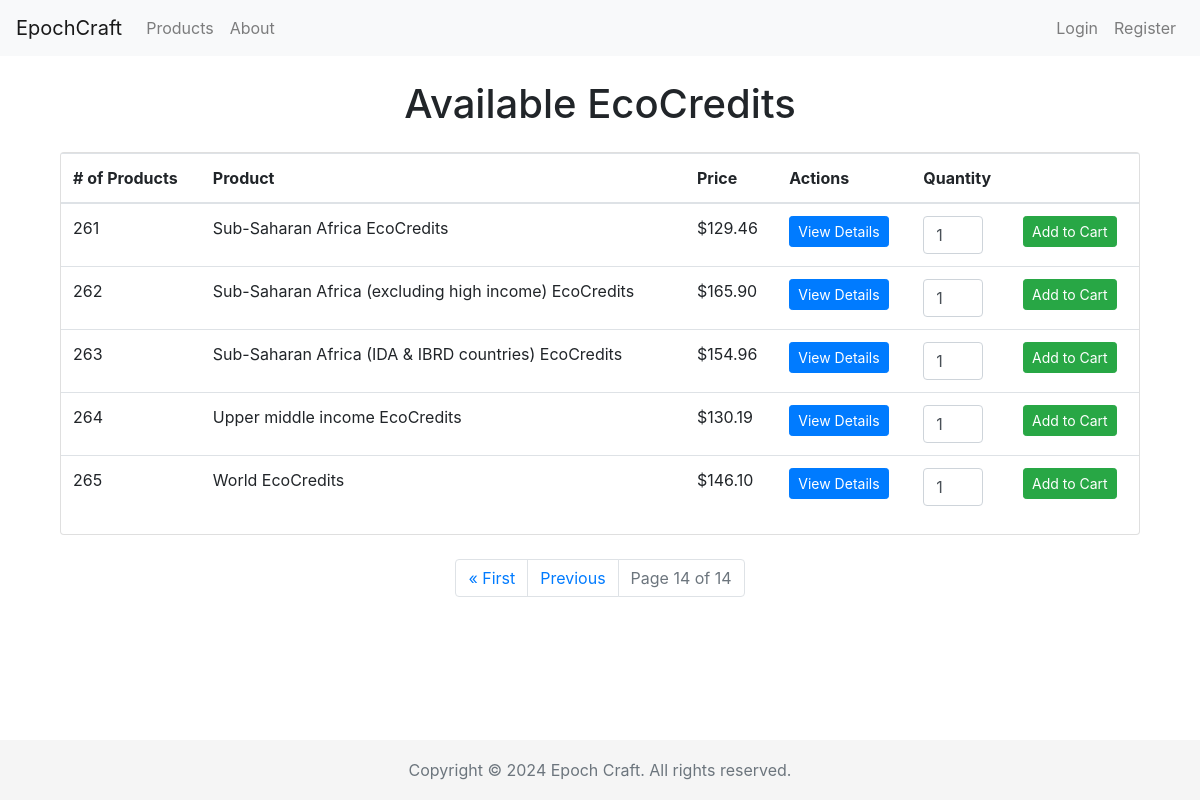
Page /products/?page=14 on the committed database.
### cc_shop/models.py (models this page shows, shortened)
class Product(models.Model):
    country = models.ForeignKey(Country, on_delete=models.CASCADE, related_name='products')
    description = models.TextField()
    price = models.DecimalField(max_digits=10, decimal_places=2)
    type = models.CharField(max_length=50)   # Types could be like "Carbon Offset", "Renewable Energy Credit", etc

class Country(models.Model):
    country_code = models.CharField(max_length=3, primary_key=True)
    country_name = models.CharField(max_length=100)
    def __str__(self):
        return self.country_name

### cc_shop/views.py (the view)
# urls.py: path('products/', views.list_products, name='list_products'),
def list_products(request):
    query = request.GET.get('query', '').lower()
    if query:
        if 'ecocredits' in query:
            products = Product.objects.all().order_by('id')
        else:
            products = Product.objects.filter(country__country_name__icontains=query).order_by('id')  # Added ordering
    else:
        products = Product.objects.all().order_by('id')
    paginator = Paginator(products, 20)   # Show 20 products per page
    page_number = request.GET.get('page')
    try:
        products_page_obj = paginator.page(page_number)
    except PageNotAnInteger:
        products_page_obj = paginator.page(1)
    except EmptyPage:
        products_page_obj = paginator.page(paginator.num_pages)
    start_index = (products_page_obj.number - 1) * paginator.per_page + 1
    return render(request, 'list_products.html', {'products_page_obj': products_page_obj, 'start_index': start_index})

### cc_shop/templates/list_products.html (shortened to what this page needs)
{% extends 'base.html' %}
{% block content %}
<div class="container mt-4">
    <h1 class="text-center mb-4">Available EcoCredits</h1>
    <div class="card">
        <table class="table table-hover">
            <thead>
                <tr>
                    <th># of Products</th>
                    <th>Product</th>
                    <th>Price</th>
                    <th>Actions</th>
                    <th>Quantity</th>
                    <th></th>
                </tr>
            </thead>
            <tbody>
                {% for product in products_page_obj %}
                <tr>
                    <td>{{ start_index|add:forloop.counter0 }}</td>
                    <td>{{ product.country }} EcoCredits</td>
                    <td>${{ product.price }}</td>
                    <td><a href="{% url 'product_detail' product.id %}" class="btn btn-primary btn-sm" id="view-button">View Details</a></td>
                    <td>
                        <input type="number" name="quantity" value="1" min="1" max="99" class="form-control" style="width: 60px;">
                    </td>
                    <td>
                        <form action="{% url 'add_to_cart' product.id %}" method="post" class="d-inline">
                            <button type="submit" class="btn btn-success btn-sm">Add to Cart</button>
                        </form>
                    </td>
                </tr>
                {% empty %}
                <tr><td colspan="4">No products found.</td></tr>
                {% endfor %}
            </tbody>
        </table>
    </div>
    <div class="row justify-content-center mt-4">
        <nav aria-label="Page navigation">
            <ul class="pagination">
                {% if products_page_obj.has_previous %}
                    <li class="page-item"><a class="page-link" href="?page=1">&laquo; First</a></li>
                    <li class="page-item"><a class="page-link" href="?page={{ products_page_obj.previous_page_number }}">Previous</a></li>
                {% endif %}
                <li class="page-item disabled"><a class="page-link" href="#">Page {{ products_page_obj.number }} of {{ products_page_obj.paginator.num_pages }}</a></li>
            </ul>
        </nav>
    </div>
</div>
{% endblock %}

### cc_shop/templates/base.html (style rules this page uses)
html { position: relative; min-height: 100%; }
body { margin-bottom: 60px; }

### rows in the picture
Product: counter0 "261", country "Sub-Saharan Africa", price "129.46"
Product: counter0 "262", country "Sub-Saharan Africa (excluding high income)", price "165.90"
Product: counter0 "263", country "Sub-Saharan Africa (IDA & IBRD countries)", price "154.96"
Product: counter0 "264", country "Upper middle income", price "130.19"
Product: counter0 "265", country "World", price "146.10"

### other values in the picture
{{ products_page_obj.number }} "14"
{{ products_page_obj.paginator.num_pages }} "14"
